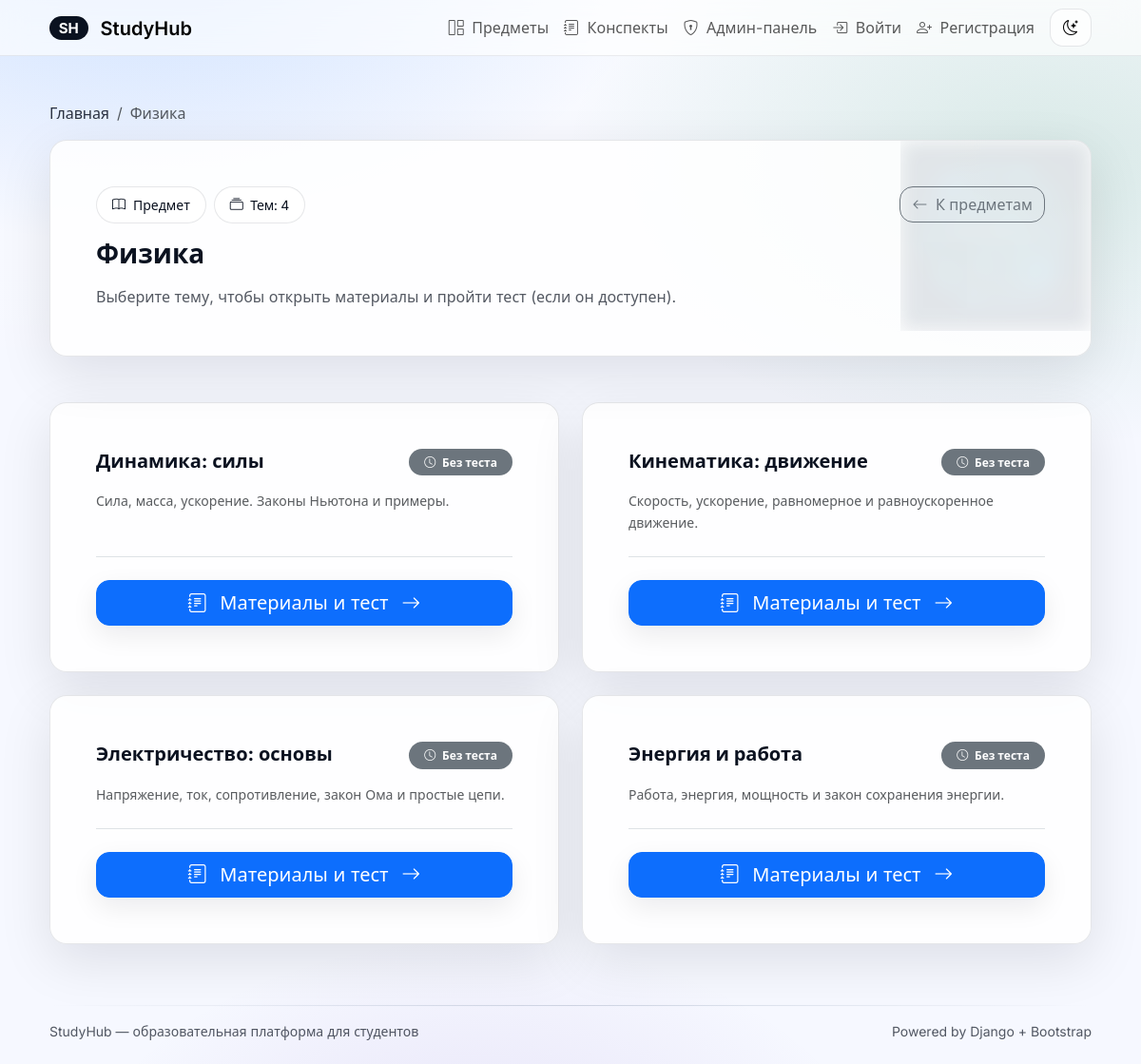
The page /subject/2 on the database its author committed.
### core/models.py (models this page shows, shortened)
class Subject(models.Model):
    name = models.CharField(max_length=200, verbose_name='Название')
    image = models.ImageField(upload_to='subjects/', blank=True, null=True, verbose_name='Изображение')
    description = models.TextField(blank=True, verbose_name='Описание')
    class Meta:
        ordering = ['name']
        verbose_name = 'Предмет'
        verbose_name_plural = 'Предметы'

class Topic(models.Model):
    subject = models.ForeignKey(Subject, on_delete=models.CASCADE, related_name='topics')
    name = models.CharField(max_length=200)
    description = models.TextField(blank=True)
    class Meta:
        ordering = ['subject__name', 'name']
        verbose_name = 'Тема'
        verbose_name_plural = 'Темы'

### core/views.py (the view)
# urls.py: path('subject/<int:id>', views.subject_detail, name='subject_detail'),
def subject_detail(request: HttpRequest, id: int) -> HttpResponse:
    subject = get_object_or_404(Subject, pk=id)
    topics = (
        subject.topics.annotate(
            has_test=Exists(Test.objects.filter(topic=OuterRef('pk'))),
        )
        .all()
    )
    return render(
        request,
        'core/subject_detail.html',
        {
            'subject': subject,
            'topics': topics,
        },
    )

### templates/core/subject_detail.html (shortened to what this page needs)
{% extends "base.html" %}
{% block content %}
  <nav aria-label="breadcrumb" class="mb-3">
    <ol class="breadcrumb mb-0">
      <li class="breadcrumb-item"><a href="{% url 'home' %}">Главная</a></li>
      <li class="breadcrumb-item active" aria-current="page">{{ subject.name }}</li>
    </ol>
  </nav>
  <div class="sh-glass sh-card p-4 p-lg-5 mb-4 mb-lg-5 overflow-hidden position-relative">
    {% if subject.image %}
      <div class="position-absolute top-0 end-0" style="width: 200px; height: 200px; opacity: 0.1; overflow: hidden; z-index: 0;">
        <img src="{{ subject.image.url }}" alt="{{ subject.name }}" class="w-100 h-100 object-fit-cover" style="object-fit: cover; filter: blur(10px);">
      </div>
    {% endif %}
    <div class="d-flex flex-wrap justify-content-between align-items-start gap-4 position-relative" style="z-index: 1;">
      <div class="flex-grow-1">
        <div class="d-inline-flex align-items-center gap-2 mb-3 flex-wrap">
          <span class="px-3 py-2 sh-chip small"><i class="bi bi-book me-1"></i> Предмет</span>
          <span class="px-3 py-2 sh-chip small sh-kbd"><i class="bi bi-collection me-1"></i> Тем: {{ topics|length }}</span>
        </div>
        <h1 class="h3 fw-bold mb-3">{{ subject.name }}</h1>
        {% if subject.description %}
          <p class="sh-muted mb-0" style="line-height: 1.6;">{{ subject.description }}</p>
        {% else %}
          <p class="sh-muted mb-0" style="line-height: 1.6;">Выберите тему, чтобы открыть материалы и пройти тест (если он доступен).</p>
        {% endif %}
      </div>
      <a class="btn btn-outline-secondary flex-shrink-0" href="{% url 'home' %}">
        <i class="bi bi-arrow-left me-1"></i> К предметам
      </a>
    </div>
  </div>
  {% if topics %}
    <div class="row g-4">
      {% for topic in topics %}
        <div class="col-12 col-md-6">
          <div class="sh-glass sh-card sh-card-hover h-100">
            <div class="d-flex flex-column h-100 p-4 p-lg-5">
              <div class="mb-4">
                <div class="d-flex align-items-start justify-content-between gap-3 mb-3">
                  <h2 class="h5 fw-bold mb-0 flex-grow-1 pe-2" style="line-height: 1.3;">{{ topic.name }}</h2>
                  <div class="flex-shrink-0">
                    {% if topic.has_test %}
                      <span class="badge bg-success px-3 py-2">
                        <i class="bi bi-check2-circle me-1"></i> Есть тест
                      </span>
                    {% else %}
                      <span class="badge bg-secondary px-3 py-2">
                        <i class="bi bi-clock me-1"></i> Без теста
                      </span>
                    {% endif %}
                  </div>
                </div>
                {% if topic.description %}
                  <p class="small text-muted mb-0" style="line-height: 1.6; padding-right: 0.5rem;">{{ topic.description|truncatewords:25 }}</p>
                {% else %}
                  <p class="small text-muted mb-0" style="line-height: 1.6;">Описание пока не добавлено.</p>
                {% endif %}
              </div>
              <div class="mt-auto pt-4 border-top">
                <a class="btn btn-primary w-100 btn-lg" href="{% url 'topic_detail' topic.id %}">
                  <i class="bi bi-journal-text me-2"></i> Материалы и тест
                  <i class="bi bi-arrow-right ms-2"></i>
                </a>
              </div>
            </div>
          </div>
        </div>
      {% endfor %}
    </div>
  {% else %}
    <div class="alert alert-info sh-card rounded-4">
      Пока нет тем для этого предмета. Добавьте их через <a href="/admin/">админку</a>.
    </div>
  {% endif %}
{% endblock %}

### templates/base.html (style rules this page uses)
:root { --sh-radius: 18px; --sh-radius-sm: 14px; --sh-border: rgba(15, 23, 42, 0.10); --sh-shadow: 0 18px 55px rgba(2, 6, 23, 0.10); --sh-shadow-soft: 0 10px 28px rgba(2, 6, 23, 0.08); --sh-text: #0b1220; --sh-muted: rgba(11, 18, 32, 0.70); --sh-bg: #f6f8ff; --sh-surface: rgba(255, 255, 255, 0.86); --sh-surface-2: rgba(255, 255, 255, 0.72); }
body { font-family: Inter, system-ui, -apple-system, Segoe UI, Roboto, Arial, sans-serif; color: var(--sh-text); background: radial-gradient(920px 520px at 12% -5%, rgba(13, 110, 253, 0.18), transparent 60%), radial-gradient(880px 520px at 92% 15%, rgba(25, 135, 84, 0.14), transparent 58%), radial-gradient(760px 520px at 42% 115%, rgba(111, 66, 193, 0.14), transparent 58%), linear-gradient(180deg, rgba(255, 255, 255, 0.30), transparent 40%), var(--sh-bg); }
.sh-glass { background: var(--sh-surface); border: 1px solid var(--sh-border); box-shadow: var(--sh-shadow); }
.sh-card { border-radius: var(--sh-radius); }
.sh-card-hover { transition: transform 160ms ease, box-shadow 160ms ease, border-color 160ms ease; }
.object-fit-cover { object-fit: cover; }
.sh-muted { color: var(--sh-muted); }
.btn { border-radius: 14px; box-shadow: 0 10px 28px rgba(2, 6, 23, 0.08); }
.btn-outline-secondary, .btn-outline-primary { box-shadow: none; }
.badge { border-radius: 999px; }
.sh-kbd { font-variant-numeric: tabular-nums; letter-spacing: -0.01em; }
.sh-chip { border: 1px solid var(--sh-border); background: var(--sh-surface-2); border-radius: 999px; }
.breadcrumb a { color: var(--sh-text); text-decoration: none; opacity: 0.85; }

### rows shown on the page
Subject: name "Физика", image (picture)
Topic: name "Динамика: силы", shows "Без теста", description "Сила, масса, ускорение. Законы Ньютона и примеры."
Topic: name "Кинематика: движение", shows "Без теста", description "Скорость, ускорение, равномерное и равноускоренное движение."
Topic: name "Электричество: основы", shows "Без теста", description "Напряжение, ток, сопротивление, закон Ома и простые цепи."
Topic: name "Энергия и работа", shows "Без теста", description "Работа, энергия, мощность и закон сохранения энергии."

### other values the page prints
{{ topics|length }} "4"
